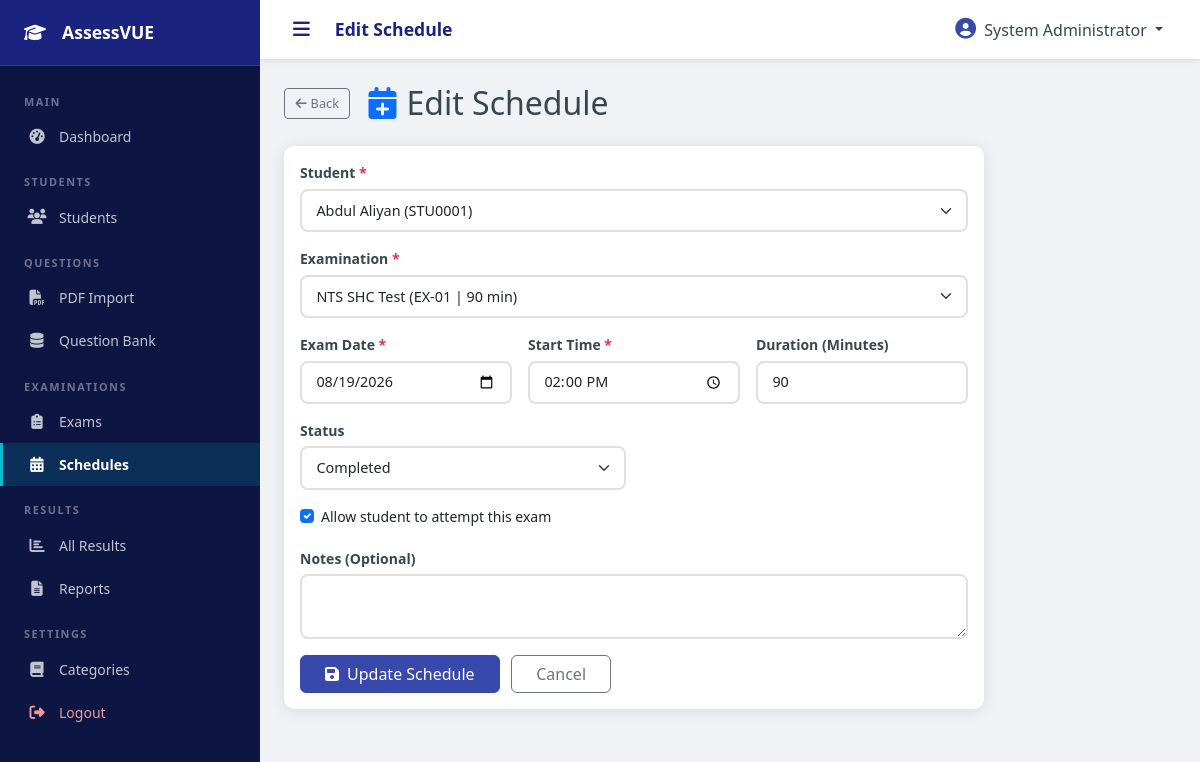
The page /admin/schedule_edit.php?id=7 (signed in) on the database its author committed.
### tables this page shows
CREATE TABLE `exam_schedules` (
  `id` int(10) UNSIGNED NOT NULL,
  `student_id` int(10) UNSIGNED NOT NULL,
  `exam_id` int(10) UNSIGNED NOT NULL,
  `scheduled_date` date NOT NULL,
  `start_time` time NOT NULL,
  `end_time` time DEFAULT NULL,
  `duration_minutes` int(10) UNSIGNED NOT NULL,
  `status` enum('scheduled','active','completed','cancelled','missed') NOT NULL DEFAULT 'scheduled',
  `attempt_allowed` tinyint(1) NOT NULL DEFAULT 1,
  `notes` text DEFAULT NULL,
  `created_by` int(10) UNSIGNED DEFAULT NULL,
  `created_at` datetime NOT NULL DEFAULT current_timestamp(),
  `updated_at` datetime NOT NULL DEFAULT current_timestamp() ON UPDATE current_timestamp()
);

CREATE TABLE `students` (
  `id` int(10) UNSIGNED NOT NULL,
  `student_id` varchar(20) NOT NULL,
  `full_name` varchar(200) NOT NULL,
  `father_name` varchar(200) DEFAULT NULL,
  `cnic_number` varchar(20) DEFAULT NULL,
  `username` varchar(100) NOT NULL,
  `password_hash` varchar(255) NOT NULL,
  `email` varchar(200) DEFAULT NULL,
  `phone` varchar(20) DEFAULT NULL,
  `address` text DEFAULT NULL,
  `profile_picture` varchar(255) DEFAULT NULL,
  `is_active` tinyint(1) NOT NULL DEFAULT 1,
  `last_login` datetime DEFAULT NULL,
  `notes` text DEFAULT NULL,
  `created_by` int(10) UNSIGNED DEFAULT NULL,
  `created_at` datetime NOT NULL DEFAULT current_timestamp(),
  `updated_at` datetime NOT NULL DEFAULT current_timestamp() ON UPDATE current_timestamp()
);

CREATE TABLE `exams` (
  `id` int(10) UNSIGNED NOT NULL,
  `exam_name` varchar(300) NOT NULL,
  `exam_code` varchar(50) NOT NULL,
  `description` text DEFAULT NULL,
  `subject_id` int(10) UNSIGNED DEFAULT NULL,
  `total_questions` int(10) UNSIGNED NOT NULL DEFAULT 0,
  `marks_per_question` decimal(5,2) NOT NULL DEFAULT 1.00,
  `negative_marks` decimal(5,2) NOT NULL DEFAULT 0.00,
  `total_marks` decimal(8,2) NOT NULL DEFAULT 0.00,
  `passing_percentage` decimal(5,2) NOT NULL DEFAULT 60.00,
  `duration_minutes` int(10) UNSIGNED NOT NULL DEFAULT 60,
  `max_violations` int(10) UNSIGNED NOT NULL DEFAULT 3,
  `shuffle_questions` tinyint(1) NOT NULL DEFAULT 0,
  `shuffle_options` tinyint(1) NOT NULL DEFAULT 0,
  `show_result_immediately` tinyint(1) NOT NULL DEFAULT 1,
  `instructions` text DEFAULT NULL,
  `status` enum('draft','active','archived') NOT NULL DEFAULT 'draft',
  `created_by` int(10) UNSIGNED DEFAULT NULL,
  `created_at` datetime NOT NULL DEFAULT current_timestamp(),
  `updated_at` datetime NOT NULL DEFAULT current_timestamp() ON UPDATE current_timestamp()
);

### config/database.php (called while the page is built, shortened)
<?php
class Database {
    private static $instance = null;
    private $conn;
    private function __construct() {
        $dsn = "mysql:host=" . DB_HOST . ";dbname=" . DB_NAME . ";charset=" . DB_CHARSET;
        $options = [
            PDO::ATTR_ERRMODE            => PDO::ERRMODE_EXCEPTION,
            PDO::ATTR_DEFAULT_FETCH_MODE => PDO::FETCH_ASSOC,
            PDO::ATTR_EMULATE_PREPARES   => false,
            PDO::MYSQL_ATTR_INIT_COMMAND => "SET NAMES utf8mb4 COLLATE utf8mb4_unicode_ci"
        ];
        try {
            $this->conn = new PDO($dsn, DB_USER, DB_PASS, $options);
        } catch (PDOException $e) {
            error_log("Database connection failed: " . $e->getMessage());
            die(json_encode(['success' => false, 'message' => 'Database connection failed.']));
        }
    }
    public static function getInstance(): self {
        if (self::$instance === null) {
            self::$instance = new self();
        }
        return self::$instance;
    }
    public function query(string $sql, array $params = []): PDOStatement {
        $stmt = $this->conn->prepare($sql);
        $stmt->execute($params);
        return $stmt;
    }
    public function fetchOne(string $sql, array $params = []): ?array {
        $stmt = $this->query($sql, $params);
        $row = $stmt->fetch();
        return $row === false ? null : $row;
    }
    public function fetchAll(string $sql, array $params = []): array {
        return $this->query($sql, $params)->fetchAll();
    }
}
function db(): Database {
    return Database::getInstance();
}

### includes/functions.php (called while the page is built, shortened)
<?php
require_once __DIR__ . '/../config/database.php';
function sanitize(mixed $input): string {
    return htmlspecialchars(trim((string)$input), ENT_QUOTES, 'UTF-8');
}
function sanitizeInt(mixed $input): int {
    return (int)filter_var($input, FILTER_SANITIZE_NUMBER_INT);
}

### admin/schedule_edit.php (the view, shortened to what this page needs)
<?php
require_once __DIR__ . '/../config/database.php';
require_once __DIR__ . '/../includes/functions.php';
$editId = sanitizeInt($_GET['id'] ?? 0);
$isEdit = $editId > 0;
$sch = $isEdit ? db()->fetchOne("SELECT * FROM exam_schedules WHERE id=?", [$editId]) : null;
$students = db()->fetchAll("SELECT * FROM students WHERE is_active=1 ORDER BY full_name");
$exams    = db()->fetchAll("SELECT * FROM exams WHERE status='active' ORDER BY exam_name");
$data = $sch ?: [
    'student_id' => sanitizeInt($_GET['student_id'] ?? 0),
    'exam_id' => 0, 'scheduled_date' => date('Y-m-d'),
    'start_time' => '09:00', 'duration_minutes' => 60, 'notes' => '',
    'attempt_allowed' => 1, 'status' => 'scheduled'
];
include 'includes/header.php';
?>
<div class="d-flex align-items-center mb-4 gap-3">
    <a href="schedules.php" class="btn btn-outline-secondary btn-sm"><i class="fas fa-arrow-left me-1"></i>Back</a>
    <h2 class="mb-0"><i class="fas fa-calendar-plus me-2 text-primary"></i><?= PAGE_TITLE ?></h2>
</div>
<div class="card" style="max-width:700px">
    <div class="card-body">
        <form method="POST">
            <div class="row g-3">
                <div class="col-12">
                    <label class="form-label">Student <span class="text-danger">*</span></label>
                    <select name="student_id" class="form-select" required onchange="fillDuration()">
                        <?php foreach ($students as $s): ?>
                        <option value="<?= $s['id'] ?>" <?= $data['student_id'] == $s['id'] ? 'selected' : '' ?>>
                            <?= sanitize($s['full_name']) ?> (<?= sanitize($s['student_id']) ?>)
                        </option>
                        <?php endforeach; ?>
                    </select>
                </div>
                <div class="col-12">
                    <label class="form-label">Examination <span class="text-danger">*</span></label>
                    <select name="exam_id" class="form-select" required onchange="fillDuration()">
                        <?php foreach ($exams as $e): ?>
                        <option value="<?= $e['id'] ?>" data-duration="<?= $e['duration_minutes'] ?>"
                                <?= $data['exam_id'] == $e['id'] ? 'selected' : '' ?>>
                            <?= sanitize($e['exam_name']) ?> (<?= sanitize($e['exam_code']) ?> | <?= $e['duration_minutes'] ?> min)
                        </option>
                        <?php endforeach; ?>
                    </select>
                </div>
                <div class="col-md-4">
                    <label class="form-label">Exam Date <span class="text-danger">*</span></label>
                    <input type="date" name="scheduled_date" class="form-control" required
                           value="<?= sanitize($data['scheduled_date']) ?>"
                           min="<?= date('Y-m-d') ?>">
                </div>
                <div class="col-md-4">
                    <label class="form-label">Start Time <span class="text-danger">*</span></label>
                    <input type="time" name="start_time" class="form-control" required
                           value="<?= sanitize($data['start_time']) ?>">
                </div>
                <div class="col-md-4">
                    <label class="form-label">Duration (Minutes)</label>
                    <input type="number" name="duration_minutes" id="durationField" class="form-control" min="5"
                           value="<?= $data['duration_minutes'] ?>">
                </div>
                <?php if ($isEdit): ?>
                <div class="col-md-6">
                    <label class="form-label">Status</label>
                    <select name="status" class="form-select">
                        <?php foreach (['scheduled','completed','cancelled','missed'] as $st): ?>
                        <option value="<?= $st ?>" <?= $data['status'] === $st ? 'selected' : '' ?>><?= ucfirst($st) ?></option>
                        <?php endforeach; ?>
                    </select>
                </div>
                <?php endif; ?>
                <div class="col-12">
                    <div class="form-check">
                        <input class="form-check-input" type="checkbox" name="attempt_allowed" id="aa"
                               <?= $data['attempt_allowed'] ? 'checked' : '' ?>>
                        <label class="form-check-label" for="aa">Allow student to attempt this exam</label>
                    </div>
                </div>
                <div class="col-12">
                    <label class="form-label">Notes (Optional)</label>
                    <textarea name="notes" class="form-control" rows="2"><?= sanitize($data['notes']) ?></textarea>
                </div>
                <div class="col-12">
                    <button type="submit" class="btn btn-primary px-4">
                        <i class="fas fa-save me-2"></i><?= $isEdit ? 'Update Schedule' : 'Schedule Exam' ?>
                    </button>
                    <a href="schedules.php" class="btn btn-outline-secondary ms-2 px-4">Cancel</a>
                </div>
            </div>
        </form>
    </div>
</div>
<?php include 'includes/footer.php'; ?>

### assets/css/admin.css (style rules this page uses)
:root { --primary: #1a237e; --primary-light: #3949ab; --primary-dark: #0d1642; --accent: #00bcd4; --success: #2e7d32; --danger: #c62828; --warning: #f9a825; --sidebar-width: 260px; --sidebar-collapsed: 70px; --topbar-height: 60px; --transition: 0.25s ease; --shadow: 0 2px 15px rgba(0,0,0,.1); --radius: 10px; }
* { box-sizing: border-box; margin: 0; padding: 0; }
body { font-family: 'Segoe UI', system-ui, -apple-system, sans-serif; background: #f0f2f5; color: #37474f; font-size: 14px; }
.card { border: none; border-radius: var(--radius); box-shadow: var(--shadow); }
.form-label { font-weight: 600; color: #37474f; font-size: .875rem; margin-bottom: .35rem; }
.form-control, .form-select { border-radius: 8px; border: 2px solid #e0e0e0; padding: .55rem .9rem; font-size: .9rem; }
.btn-primary { background: var(--primary-light); border-color: var(--primary-light); }
.btn-sm { padding: .3rem .65rem; font-size: .8rem; }

### rows shown on the page
exam_schedules: student_id "Abdul Aliyan (STU0001)", exam_id "NTS SHC Test (EX-01 | 90 min)", scheduled_date "08/19/2026", start_time "14:00:00", duration_minutes "90", status "Completed", attempt_allowed "☑"

### other values the page prints
APP_NAME "AssessVUE"
PAGE_TITLE "Edit Schedule"
$_SESSION['admin_name'] "System Administrator"
